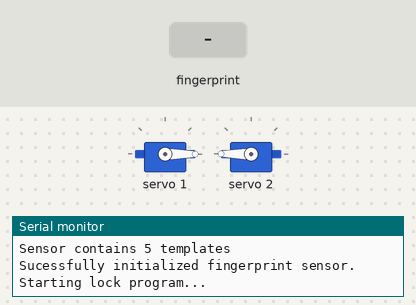
A sketch run on a simulated Arduino Uno, built with avr-gcc and run on an emulated ATmega328P. On the bench: 2 × servo, the last lines printed to the serial monitor. The inputs (shaded band) are chosen by the test bench.

Above: at 2.4 s.
2.5 s: finger stored as number 1 placed on the sensor
At 4.1 s:
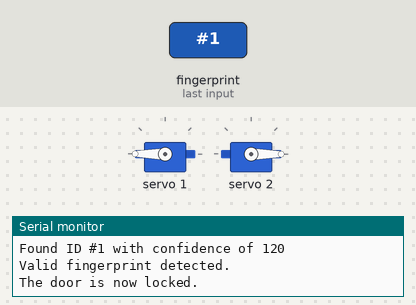
Timing chart, 0 to 5.6 s (numbered marks = the images above; inputs shaded):
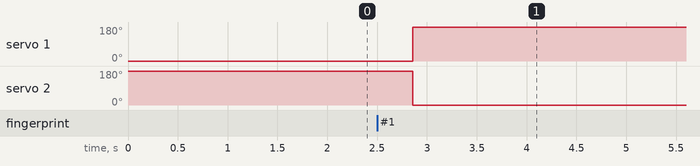

The sketch:

FingerprintCode.ino
```cpp
#include <Wire.h>
#include <Adafruit_PWMServoDriver.h>
#include <math.h>
#include <Adafruit_Fingerprint.h>

// For UNO and others without hardware serial, we must use software serial...
// pin #2 is IN from sensor (GREEN wire)
// pin #3 is OUT from arduino  (WHITE wire)
// comment these two lines if using hardware serial
SoftwareSerial mySerial(2, 3);
#include <SoftwareSerial.h>
Adafruit_Fingerprint finger = Adafruit_Fingerprint(&mySerial);

// creates a pwm object with default I2C and address (0x40)
Adafruit_PWMServoDriver pwm = Adafruit_PWMServoDriver();

#define SERVOMIN  100 // this is the 'minimum' pulse length count (out of 4096)
#define SERVOMAX  600 // this is the 'maximum' pulse length count (out of 4096)

bool locked;

void setup() {
  // begin serial monitor
  Serial.begin(9600);
  delay(100);

  // initialize the servo shield
  Serial.println("Initializing servo motors...");
  pwm.begin();
  pwm.setPWMFreq(60);  // Analog servos run at ~60 Hz updates
  delay(10);
  pwm.setPWM(1, 0, 100);
  pwm.setPWM(2, 0, 600);
  Serial.println("Sucessfully initialized motors.");

  // initialize fingerprint sensor
  Serial.println("Initializing fingerprint sensor...");
  finger.begin(57600);
  if (finger.verifyPassword()) {
    Serial.println("Found fingerprint sensor!");
  } else {
    Serial.println("Did not find fingerprint sensor :(");
    while (1) { delay(1); }
  }
  finger.getTemplateCount();
  Serial.print("Sensor contains "); Serial.print(finger.templateCount); Serial.println(" templates");
  Serial.println("Sucessfully initialized fingerprint sensor.");

  locked = false;

  Serial.println("Starting lock program...");
  delay(50);
}

void loop() {

  int id = getFingerprintIDez();
  if (id != -1) {
    Serial.println("Valid fingerprint detected.");
    if (locked)
      Serial.println("The door is now unlocked.");
    else
      Serial.println("The door is now locked.");
    delay(10);

    changeState();
  }

  delay(50);

}

void changeState() {
  if (locked) {
    pwm.setPWM(1, 0, 100);
    pwm.setPWM(2, 0, 600);
  }
  else {
    pwm.setPWM(1, 0, 600);
    pwm.setPWM(2, 0, 100);
  }

  locked = !locked;
}

// function taken from Adafruit fingerprint tutorial
// returns -1 if failed, otherwise returns ID #
int getFingerprintIDez() {
  uint8_t p = finger.getImage();
  if (p != FINGERPRINT_OK)  return -1;

  p = finger.image2Tz();
  if (p != FINGERPRINT_OK)  return -1;

  p = finger.fingerFastSearch();
  if (p != FINGERPRINT_OK)  return -1;

  // found a match!
  Serial.print("Found ID #"); Serial.print(finger.fingerID);
  Serial.print(" with confidence of "); Serial.println(finger.confidence);
  return finger.fingerID;
}
```

Measured:
- after the input at 2.5 s, servo 1: 0° → 180° after 0.36 s; servo 2: 180° → 0° after 0.36 s
